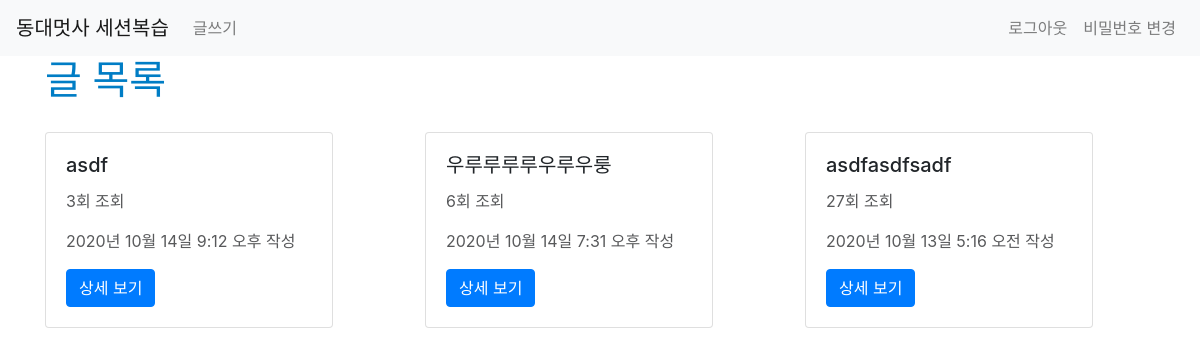
Before: / (signed in) with the older database file.
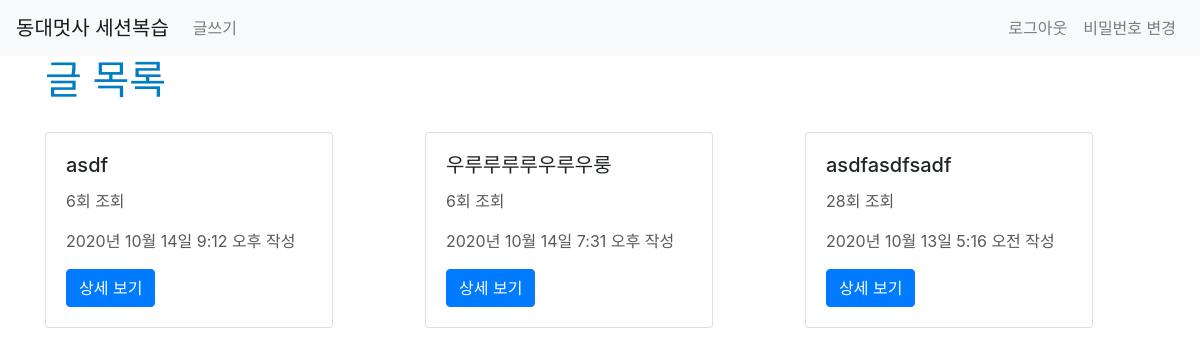
After: the same page with the newer database file.
### blog/models.py (models this page shows)
class Post(models.Model):
    title = models.CharField(max_length=50, null=False) # 짧은 문자열 필드
    '''
    User를 writer라는 이름으로 불러오고 Post와 1:N 관계(ForeignKey)로 연결
    on_delete=models.CASCADE는 유저(1)가 삭제되면 게시글(N)도 삭제되도록 하는 것!
    CASCADE 말고 PROTECT, SET_NULL(null=True가 설정돼있어야 함), SET_DEFAULT(default값이 설정돼있어야 함), SET()(대체할 값이나 함수 입력), DO_NOTHING을 입력할 수 있음.
    User 모델 사용 전에 작성된 게시글은 유저가 존재하지 않으므로 null=True
    '''
    writer = models.ForeignKey(User, on_delete=models.CASCADE, null=True)
    content = models.TextField() # 긴 문자열 필드
    image = models.ImageField(upload_to='images/', null=True)
    file = models.FileField(upload_to='files/', null=True) # file은 일단 추가만 해놨고 사용하진 않고 있음.
    view_count = models.IntegerField(default=0) # 정수형 타입
    created_at = models.DateTimeField(auto_now_add=True) # 날짜 및 시간 타입
    updated_at = models.DateTimeField(auto_now=True)

### blog/views.py (the view)
# urls.py: path('', main, name="main"), # urls.py에서 name 설정하면 템플릿 태그 활용 가능.
def main(request): # "이걸 main이라는 함수로 명명하겠다! request를 인자로 받는다!"
    all_posts = Post.objects.all().order_by('-created_at')
    return render(request, 'blog/main.html', {'posts': all_posts}) # "request의 변수(all_posts)를 posts라는 이름으로 명명하고, 해당 request를 render 함수를 활용해 blog/main.html으로 return하겠다!"

### blog/templates/blog/main.html
{% extends 'base.html' %}
{% block content %}
<div class="container">
    {% if user.is_authenticated %}
    <h1>글 목록</h1>
    <div class="row">
        {% for post in posts %}
            <div class="col-md-4 col-12">
                <div class="card" style="width: 18rem; margin-top: 20px;">
                    <div class="card-body">
                        <h5 class="card-title">{{ post.title }}</h5>
                        <p>{{ post.view_count }}회 조회</p>
                        <p>{{ post.created_at }} 작성</p>
                        <a href="{% url 'blog:show' post.pk %}" class="btn btn-primary">상세 보기</a>
                    </div>
                </div>
            </div>
        {% endfor %}
    </div>
    {% else %}
    <h3>로그인 후 이용이 가능합니다.</h3>
    <a href="{% url 'account_login' %}" class="btn btn-warning">로그인</a>
    <a href="{% url 'account_signup' %}" class="btn btn-warning">회원가입</a>
    {% endif %}
</div>
{% endblock %}

Changed rows visible on the page:
changed Post "asdf": view_count "3" → "6"
changed Post "asdfasdfsadf": view_count "27" → "28"
